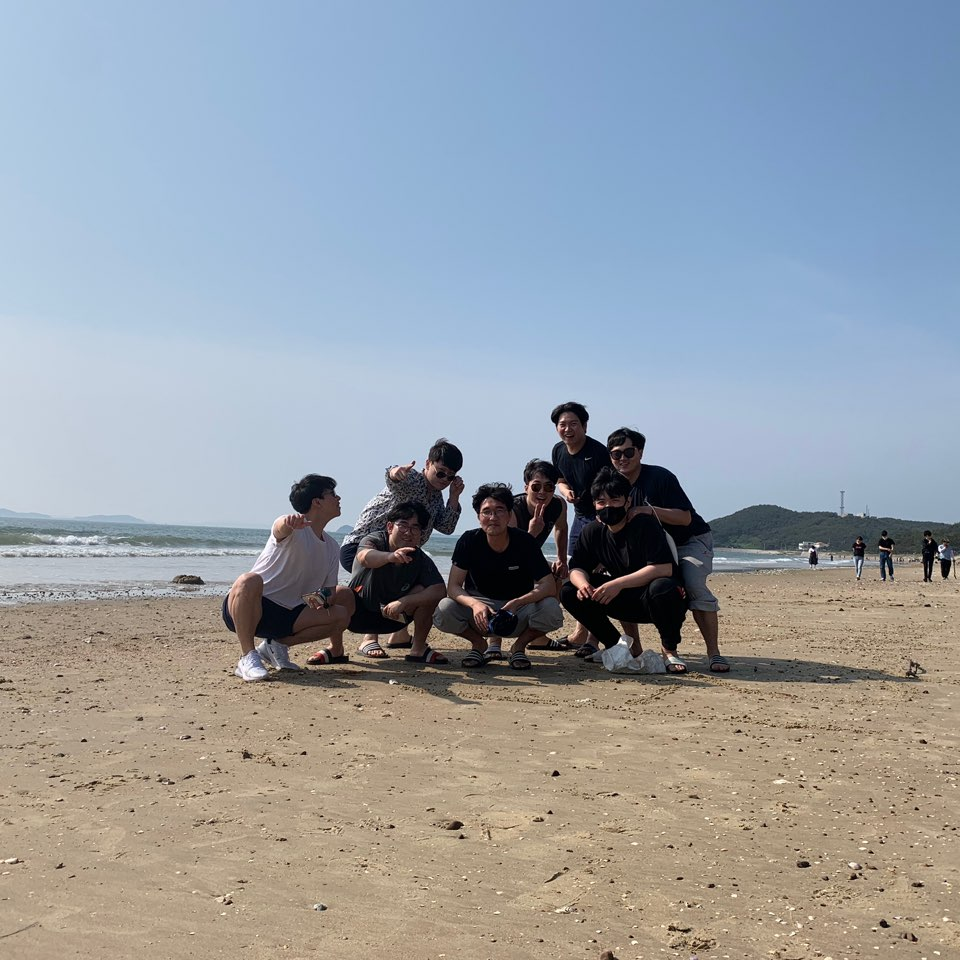
#> input picture 3D modeling/images/sample.jpg, 960 x 960 px, found by its file name
$ python 2_read_2D_image.py
#> lines starting #> are read from the running program, lines starting #| are printed output that depends on the picture
from PIL import Image
import matplotlib.pyplot as plt
import numpy as np
from stl import mesh

# 이미지 불러오기
im = Image.open("C:/Users/YSJ/Desktop/PythonWorkspace/3D modeling/images/sample.jpg")
#> im is the input picture: PIL image 960x960 RGB; mean R, G, B 151.3, 157.8, 165
im180 = im.rotate(180)
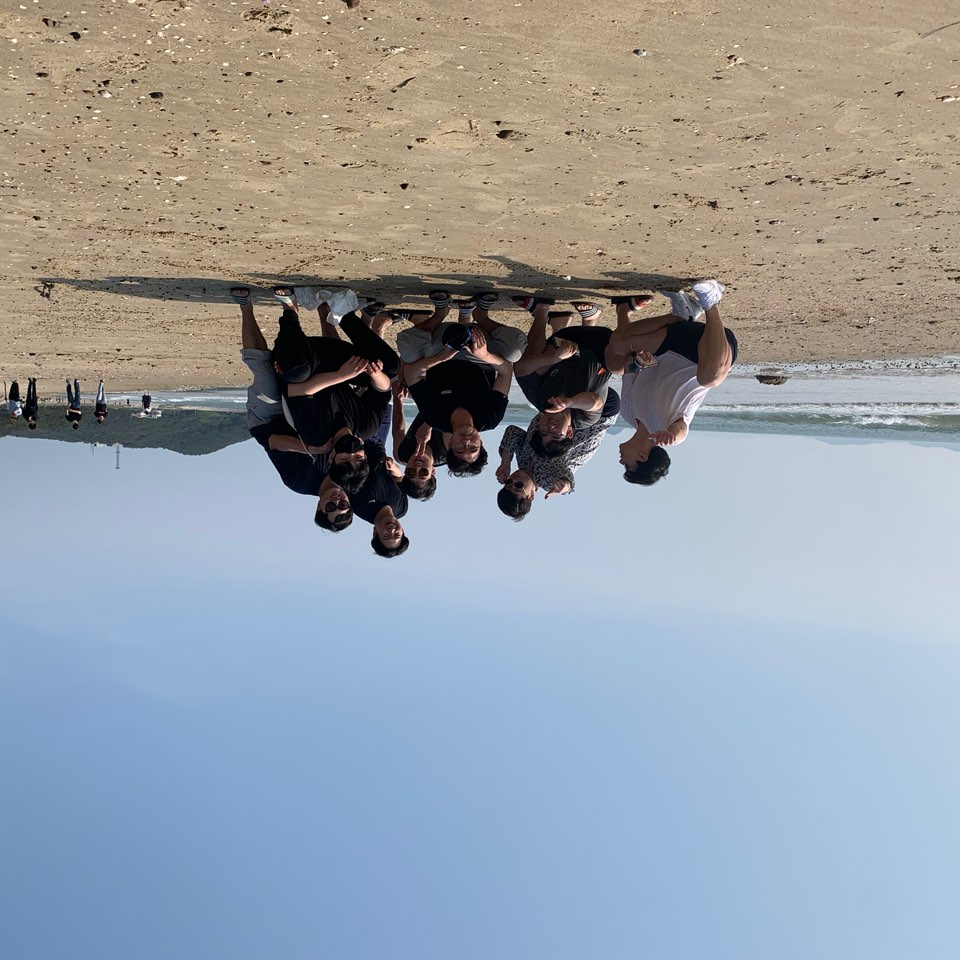
#> im180: PIL image 960x960 RGB; mean R, G, B 151.3, 157.8, 165
# plt.imshow(im180)
# plt.show()

# grey scale로 변환
grey_im180 = im180.convert("LA")
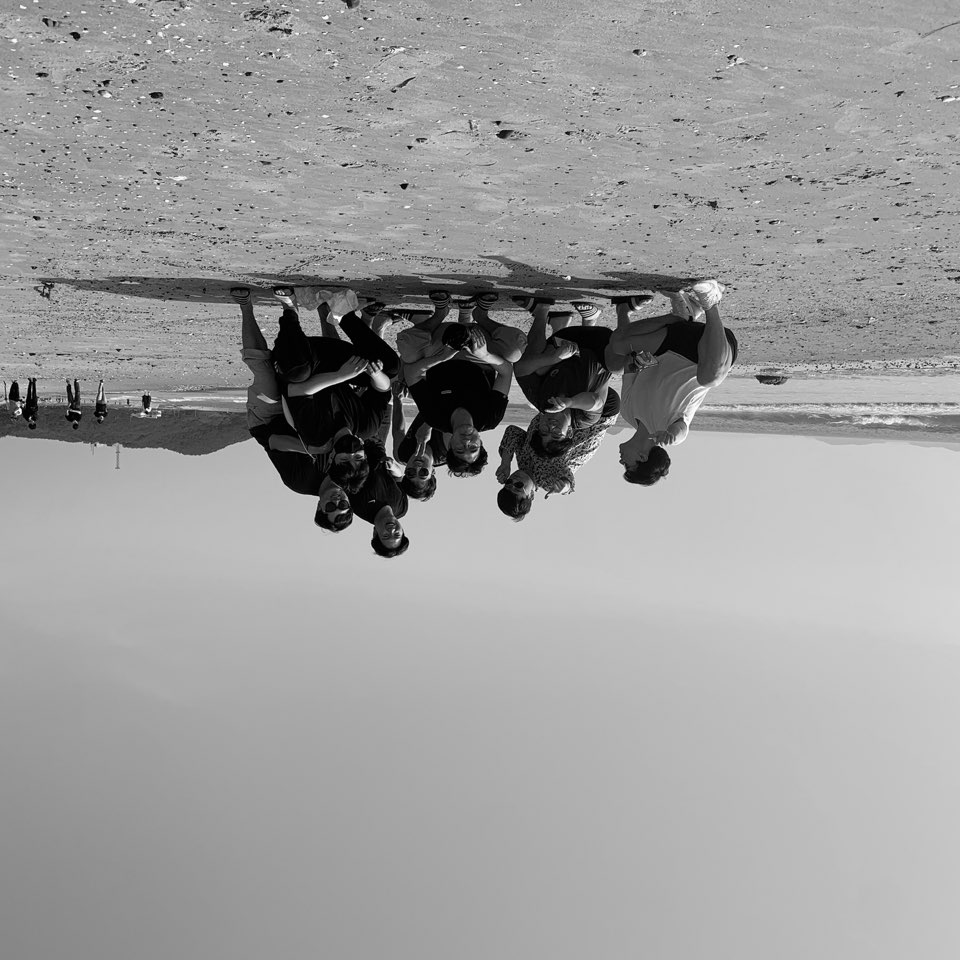
#> grey_im180: PIL image 960x960 LA; mean R, G, B, A 156.6, 156.6, 156.6, 255
# plt.imshow(grey_im180)
# plt.show()
# print(grey_im180.size)


## 2개 삼각형으로 한 평면 만들기
#creat simple cube using triangle vertices
# import numpy as np
# from stl import mesh

# # Define the 8 vertices of the cube
# vertices = np.array([\
#     [-1, -1, -1],
#     [+1, -1, -1],
#     [+1, +1, -1],
#     [-1, +1, -1]])

# # Define the 12 triangles composing the cube / vertices position
# faces = np.array([\
#     [0,1,2],
#     [3,2,0]])

# # Create the mesh
# cube = mesh.Mesh(np.zeros(faces.shape[0], dtype=mesh.Mesh.dtype))
# for i, f in enumerate(faces):
#     for j in range(3):
#         cube.vectors[i][j] = vertices[f[j],:]

# # Write the mesh to file "cube.stl"
# cube.save('surface.stl')


## 1000x5000개의 삼각형으로 평면 만들기
nrows = 10
ncols = 50
vertices = np.zeros((nrows, ncols, 3))

for x in range(0, ncols):
    for y in range(0, nrows):
        z = 0
        vertices[y][x] = (x,y,z)

faces = []

for x in range(0, ncols - 1):
    for y in range(0, nrows - 1):
        z = 0
        vertices1 = vertices[y][x]
        vertices2 = vertices[y+1][x]
        vertices3 = vertices[y][x+1]
        face1 = (vertices1, vertices2, vertices3)
        faces.append(face1)

        vertices4 = vertices[y+1][x+1]
        face2 = (vertices4, vertices2, vertices3)
        faces.append(face2)

facesNp = np.array(faces)

# Create the mesh
#> (the run stopped early here; a loop or call above may not have finished)
